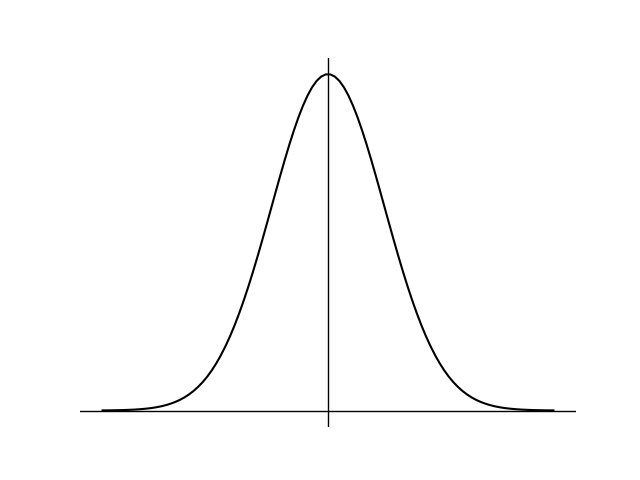

Write the Python code that produced this figure.
import numpy as np
import matplotlib.pyplot as plt

# 生成数据
x = np.linspace(-4, 4, 100)
y = 1 / np.sqrt(2 * np.pi) * np.exp(-x ** 2 / 2)

# 绘制图形
fig, ax = plt.subplots()
ax.plot(x, y, color='black', label='standard normal distribution')

# 设置坐标轴样式
for spine in ax.spines.values():
    spine.set_visible(False)
ax.tick_params(top=False, bottom=False, left=False, right=False)

# 添加标签和图例
# ax.set_xlabel('X')
# ax.set_ylabel('Y')
# ax.legend()
plt.axis('off')

ax.axhline(0, color='black', lw=1)
ax.axvline(0, color='black', lw=1)

# 显示图形
plt.savefig("gaosi.png")
